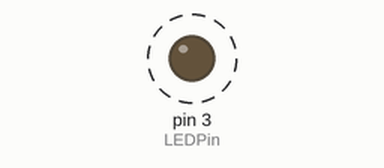
A sketch run on a simulated Arduino Uno, built with avr-gcc and run on an emulated ATmega328P. On the bench: output pins drawn as LEDs (lit = HIGH). Dashed ring = blinking.

Above: at 0.05 s.
Timing chart, 0 to 3.0 s (numbered marks = the images above):
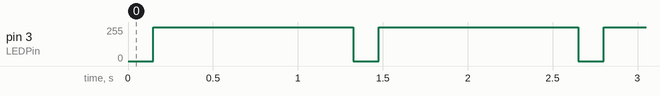

Measured:
- by itself, pin 3 (LEDPin): alternates 255/255 for 1.2 s and 0/255 for 0.15 s

The sketch:

C2-1-LEDs.ino
```cpp
int LEDPin = 3; // what PIN are you using for your simple ON / OFF 2 prong LED?

void setup() {
  // Setup your pins here
  pinMode(LEDPin, OUTPUT);
}

void loop() {

  // Digital ON / OFF
  digitalWrite(LEDPin, LOW);
  delay(150);
  digitalWrite(LEDPin, HIGH);
  delay(150);

  // Faux Analog OFF > ON
  for(int i=0; i< 255; i++) {
    analogWrite(LEDPin,i);
    delay(2);
  }

  // Faux Analog ON > OFF
  for(int i=0; i< 255; i++) {
    analogWrite(LEDPin,255-i);
    delay(2);
  }

}
```
